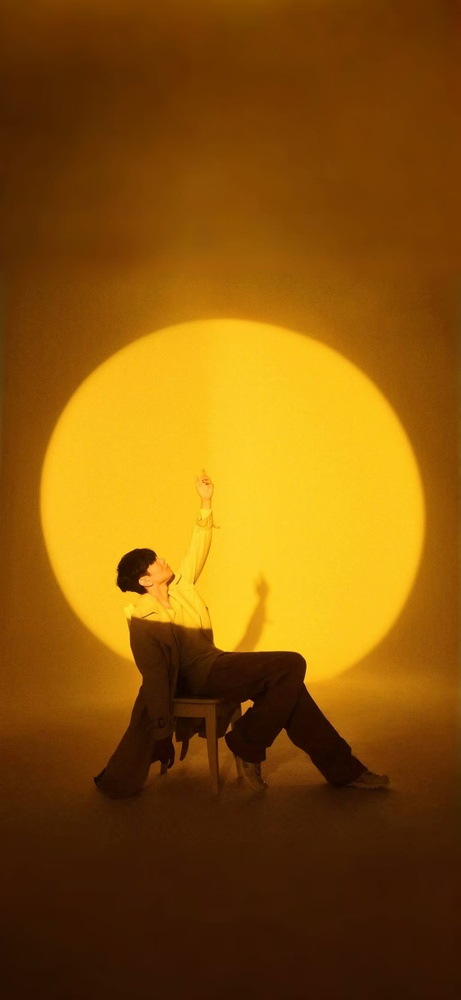
#> input picture day04-perspective-transforms/photo.jpg, 461 x 1000 px, shrunk from 1024 x 2220 before the run
$ python shift_compare.py
#> lines starting #> are read from the running program, lines starting #| are printed output that depends on the picture
import cv2
import matplotlib.pyplot as plt
import numpy as np


INPUT_PATH = "photo.jpg"
OUTPUT_PATH = "shift_comparison.jpg"
SHIFT_OPTIONS = [(100, 50), (-100, -50), (100, -50)]


def shift_image(image, shift_x, shift_y):
    height, width = image.shape[:2]
    shift_matrix = np.float32([[1, 0, shift_x], [0, 1, shift_y]])
    return cv2.warpAffine(image, shift_matrix, (width, height))


def main():
    image = cv2.imread(INPUT_PATH)
#> image is the input picture: shape (1000, 461, 3); mean B, G, R 9.6, 85.5, 136.2

    if image is None:
        print(f"无法读取图片：{INPUT_PATH}")
        return

    figure, axes = plt.subplots(2, 2, figsize=(10, 8))
    pictures = [(image, "Original")]

    for shift_x, shift_y in SHIFT_OPTIONS:
        shifted = shift_image(image, shift_x, shift_y)
        pictures.append((shifted, f"Shift: x={shift_x}, y={shift_y}"))
#> this loop made 3 passes
#> pass 1, in main, `shifted = shift_image(image, shift_x, shift_y)`:
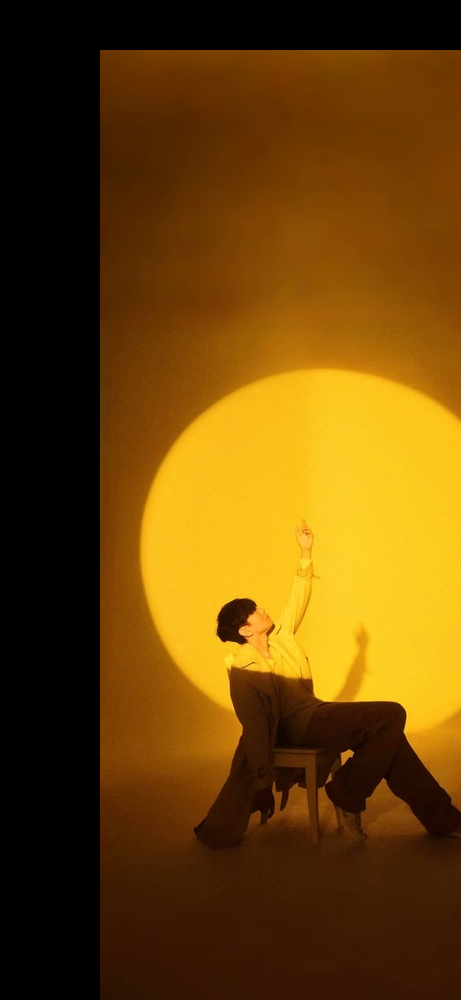
#> shifted: shape (1000, 461, 3); mean B, G, R 8.1, 68.1, 105.9
#> pass 2, in main, `shifted = shift_image(image, shift_x, shift_y)`:
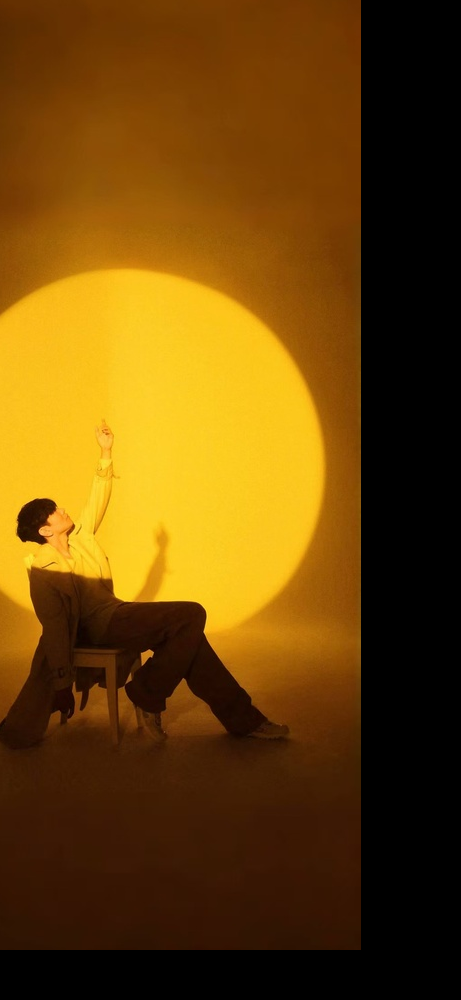
#> shifted: shape (1000, 461, 3); mean B, G, R 8.3, 68.9, 106.5
#> pass 3, in main, `shifted = shift_image(image, shift_x, shift_y)`:
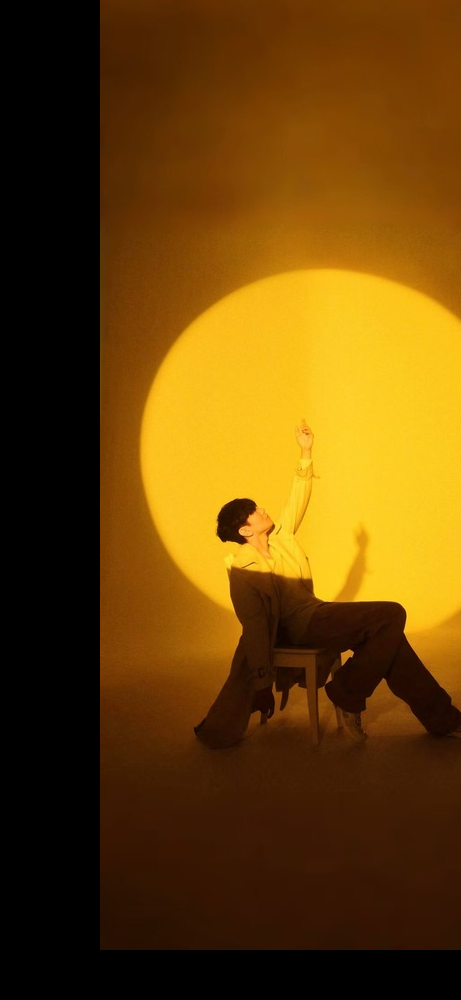
#> shifted: shape (1000, 461, 3); mean B, G, R 8.2, 66.6, 103.3
#> after the loop, pictures = 4 items

    for axis, (picture, title) in zip(axes.flat, pictures):
        axis.imshow(cv2.cvtColor(picture, cv2.COLOR_BGR2RGB))
        axis.set_title(title)
        axis.axis("off")
#> this loop made 4 passes
#> title on passes 1 to 4: 'Original', 'Shift: x=100, y=50', 'Shift: x=-100, y=-50', 'Shift: x=100, y=-50'

    plt.tight_layout()
    plt.savefig(OUTPUT_PATH)
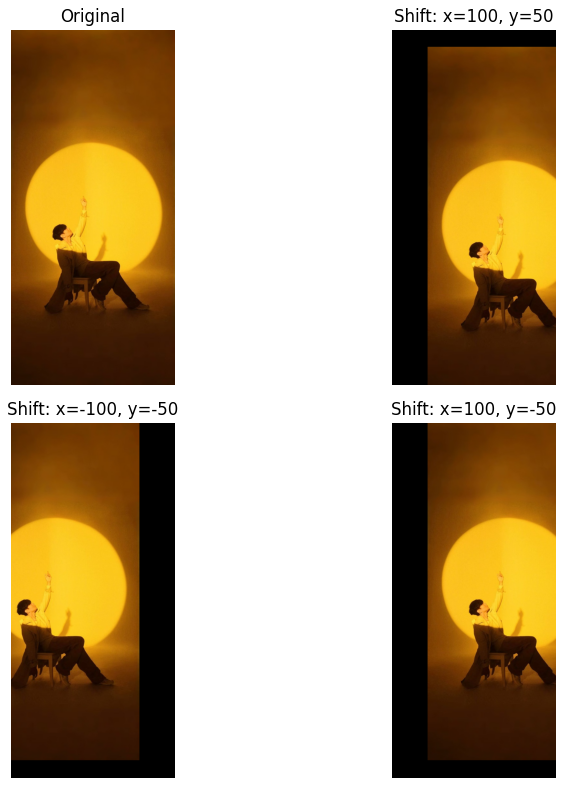
#> figure drawn by matplotlib, 4 panels
    plt.show()


if __name__ == "__main__":
    main()
